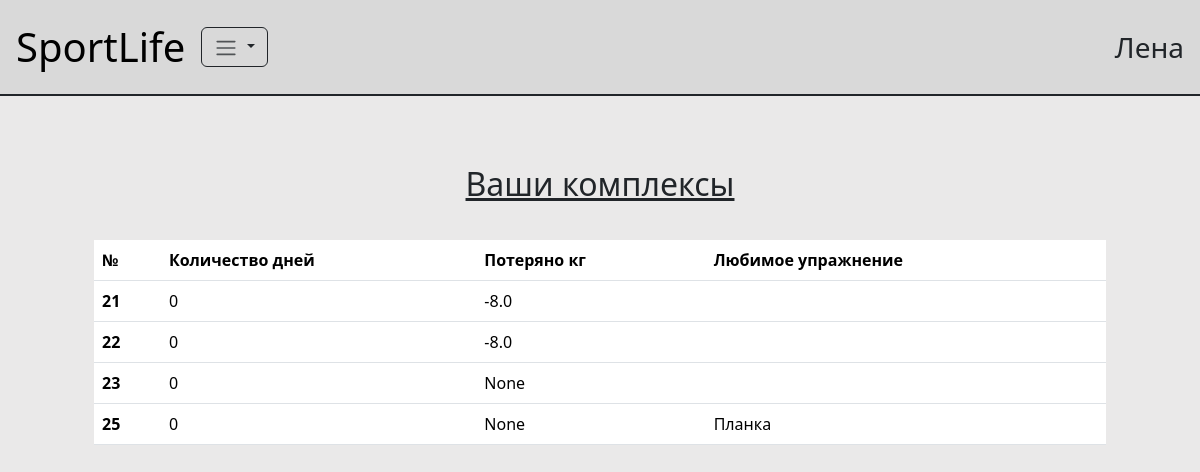
Page /complexes/ (signed in) on the earlier database version.
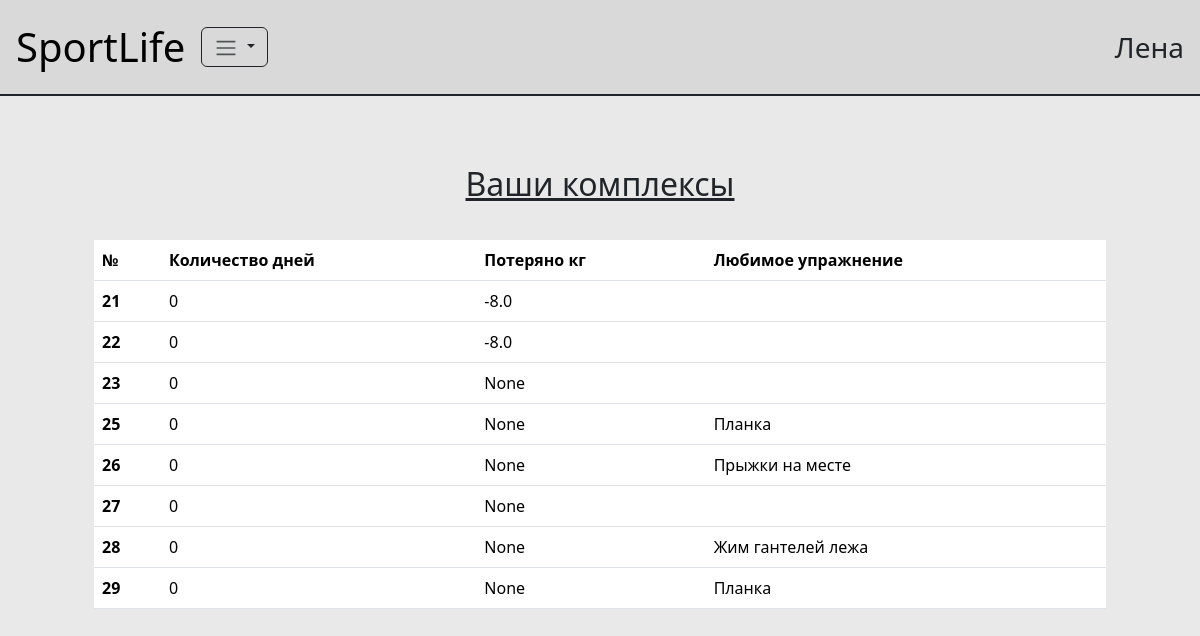
Same page on the later database version.
### drills/models.py (models this page shows, shortened)
class DrillComplex(models.Model):
    user = models.ForeignKey('User', on_delete=models.CASCADE, related_name='complexes')
    purpose = models.ForeignKey('DrillPurpose', on_delete=models.SET_NULL, null=True)
    duration = models.IntegerField(null=True)
    start_date = models.DateField(auto_now=True, null=True)
    is_active = models.BooleanField(default=True)
    weight_lost = models.FloatField(null=True)
    drills = models.ManyToManyField('Drill', related_name='complexes',  null=True)
    favorite_drill = models.ForeignKey('Drill', on_delete=models.SET_NULL, null=True)

class Drill(models.Model):
    name = models.CharField(max_length=50)
    description = models.TextField()
    purpose = models.ForeignKey('DrillPurpose', on_delete=models.SET_NULL, related_name='drills', null=True)
    weight_category = models.ForeignKey('WeightCategory', on_delete=models.SET_NULL, null=True)
    repeats_count = models.IntegerField()
    sets_count = models.IntegerField()

### drills/views.py (the view)
# urls.py: path("complexes/", views.user_complexes, name="complexes"),
def user_complexes(request: HttpRequest):
    user = request.user
    if not user.is_authenticated:
        return redirect("/")
    user_complex = db.get_active_user_complex(user)
    complexes = db.get_all_complexes_by_user(user)
    context = {
        'complexes': complexes,
        'user_last_complex': user_complex
    }
    return render(request, "new/user_complexes.html", context=context)

### drills/database.py (called while the page is built)
def get_all_complexes_by_user(user: User) -> QuerySet[DrillComplex]:
    complexes = user.complexes.all()
    return complexes

def get_active_user_complex(user: User) -> DrillComplex | None:
    if user.is_anonymous:
        return None
    last_complex = user.complexes.filter(
        is_active=True
    ).first()
    return last_complex

### templates/new/user_complexes.html
{% extends "new/base.html" %}
{% load static %}
{% block content %}
    <div class="col align-self-center m-5">
        <div class="row justify-content-center p-3 fs-2 text-decoration-underline">
            Ваши комплексы
        </div>
        <div class="row justify-content-center p-3">
            <table class="table rounded-4">
                <thead>
                    <tr>
                        <th scope="col">№</th>
                        <th scope="col">Количество дней</th>
                        <th scope="col">Потеряно кг</th>
                        <th scope="col">Любимое упражнение</th>
                    </tr>
                </thead>
                <tbody>
                    {% for complex in complexes %}
                    <tr>
                        <th scope="row">{{ complex.id }}</th>
                        <td>{{ complex.duration }}</td>
                        <td>{{ complex.weight_lost }}</td>
                        <td>{{ complex.favorite_drill.name }}</td>
                    </tr>
                    {% endfor %}
                </tbody>
              </table>
        </div>
    </div>
{% endblock %}

Differences in the rows shown:
now on this page (row edited): DrillComplex: id "26", duration "0", weight_lost "None", favorite_drill.name "Прыжки на месте"
now on this page (row edited): DrillComplex: id "27", duration "0", weight_lost "None"
now on this page (row edited): DrillComplex: id "28", duration "0", weight_lost "None", favorite_drill.name "Жим гантелей лежа"
added DrillComplex: id "29", duration "0", weight_lost "None", favorite_drill.name "Планка"
